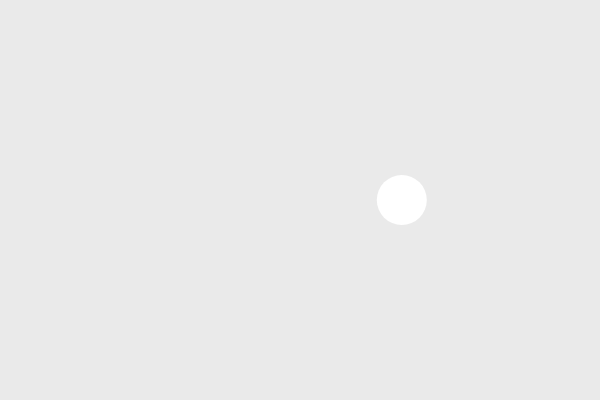
Frame 1 (no input)
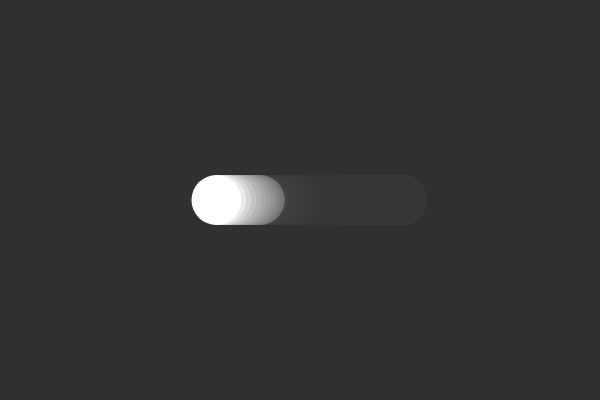
Frame 60 (no input)
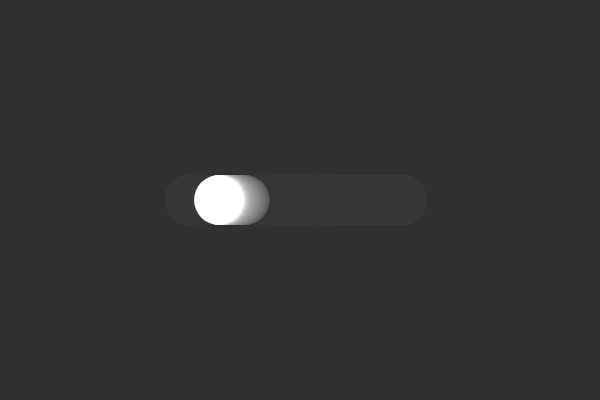
Frame 120 (the mouse pressed at the canvas centre since frame 60)

The p5.js sketch that drew these frames (run headless with seeded random() and noise() and a simulated clock; from frame 60 on, the mouse is pressed at the canvas centre):

// p5.js sketch
// ── sketch.js
var xoff = 0;
var inc = 0.01;

function setup() {
    createCanvas(600, 400);
    colorMode(HSB);
    noStroke();
}

function draw() {
    background(20, 0.1);
    var n = noise(xoff) * width;
    ellipse(n, height/2, 50, 50);
    xoff += inc;
}
